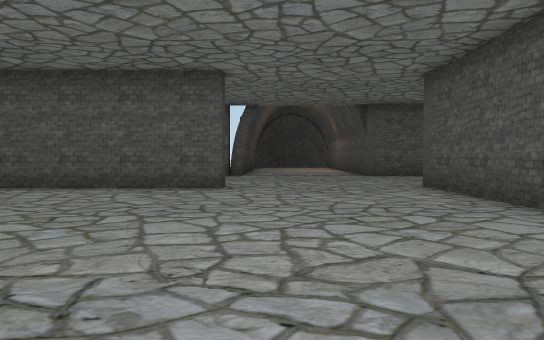
[1] (above)

16 first-person views from a walk through a scene from a Unity 3-D project. The camera is 1.3 m above the floor, tilts 2° down and sees 70° across. The floor is counted in squares, 2 m on a side. Each view is taken from the middle of a square. On the plan, view 1 faces up. The plan holds only what a view shows up to about 11 squares ahead; the rest is blank. The place goes on beyond the plan. The player is left out.

[2]
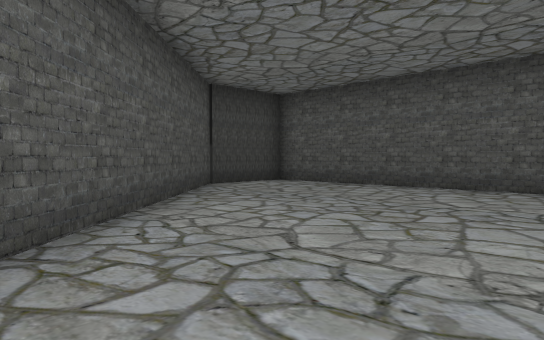

[3]
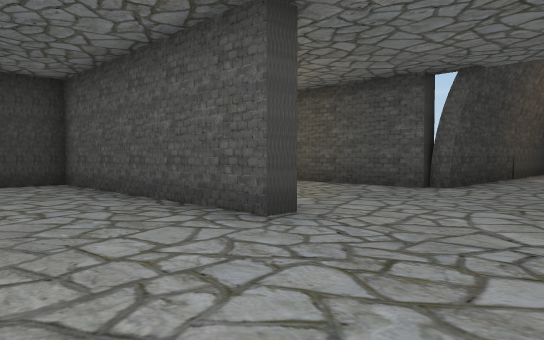

[4]
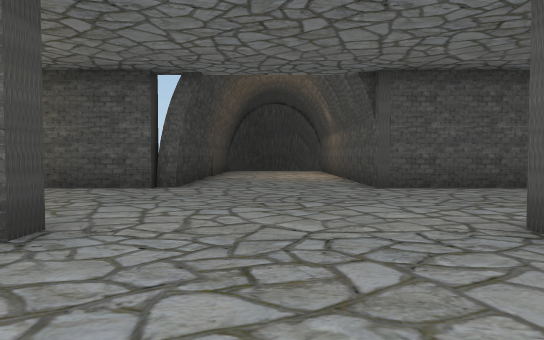

[5]
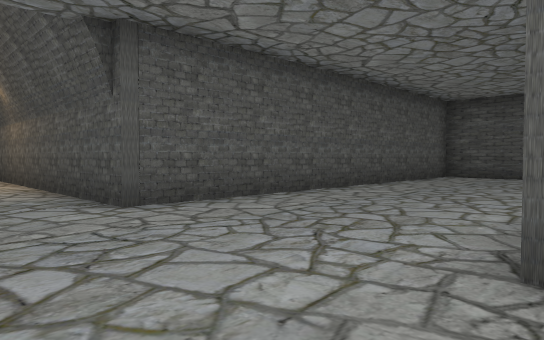

[6]
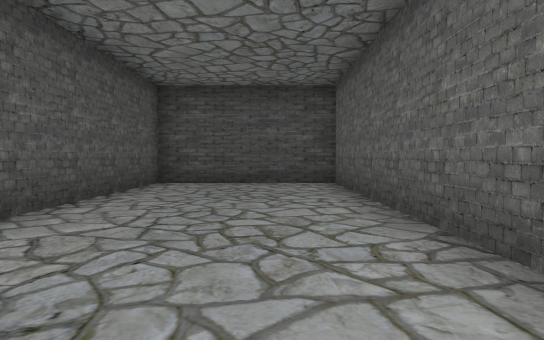

[7]
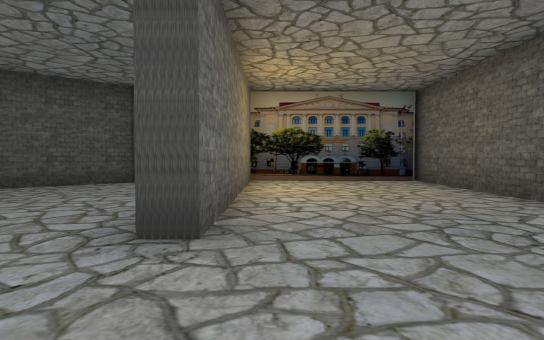

[8]
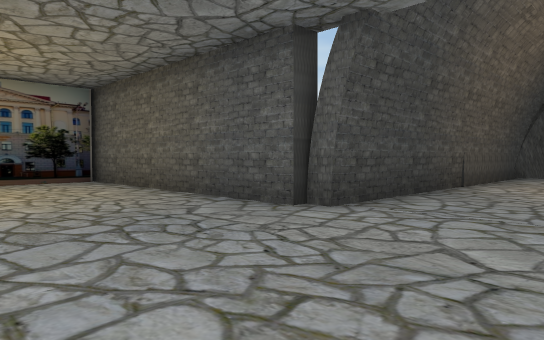

[9]
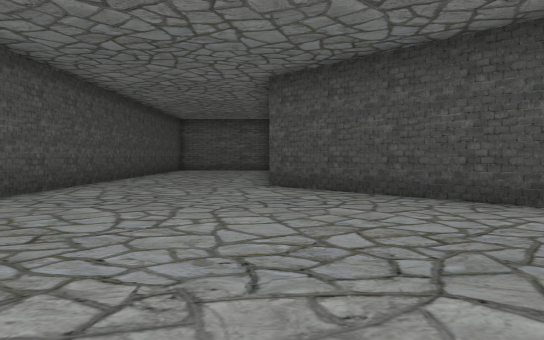

[10]
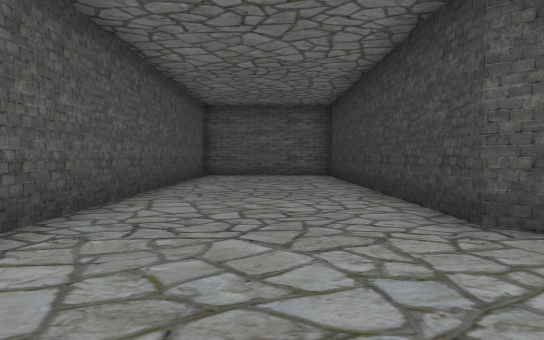

[11]
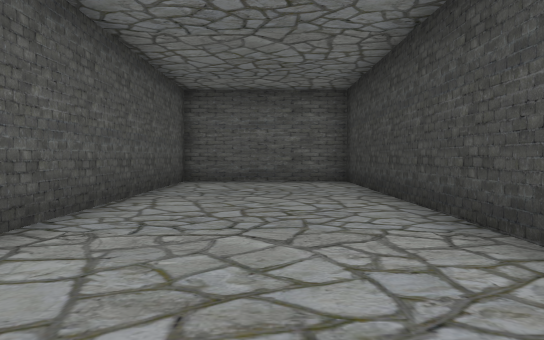

[12]
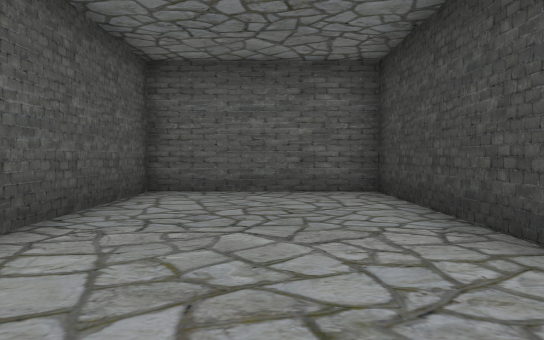

[13]
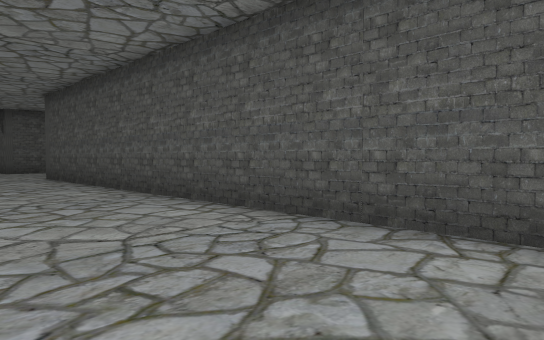

[14]
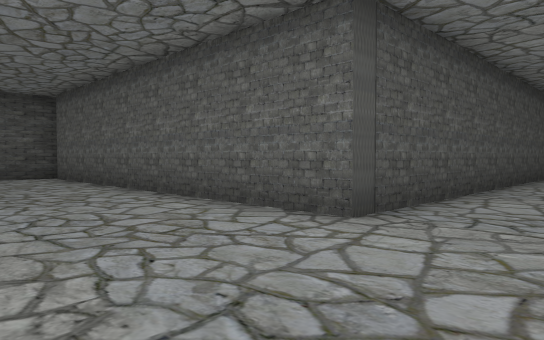

[15]
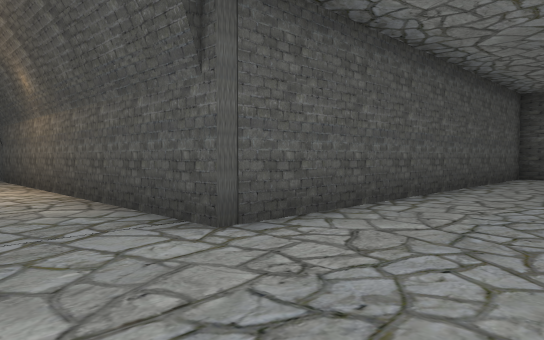

[16]
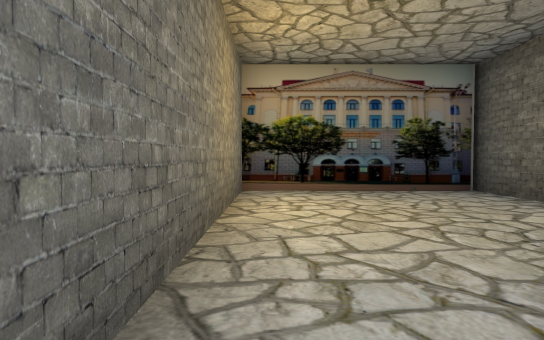

### Floor plan
Points are (right, up) in squares from view 1. A wall is a line through its corners. A room is listed if a view was taken in it or the views show most of it. See-through windows are left out.
Room 1 (views 1, 2, 3, 4, 5, 6, 7, 8, 9, 10, 11, 12, 13, 14, 15, 16)
walls: (-1.4, 13.4) (-1.4, 12.8) (-8.7, 12.9); (-8.3, 12.9) (-8.3, 8.5) (-1, 8.5) (-1, 7.9) (-7.6, 7.9) (-7.6, 5.5) (-1, -1.6) (-1, -11.1) (3.3, -11.2) (3.3, 8.5) (13.1, 8.5); (-1, 18.5) (-1, 13.1) (-1.5, 13.1); (13.5, 8.4) (13.5, 12.8) (3.3, 12.8) (3.3, 18.5)

Where each view was taken, in squares from view 1:
view 1: 0 up, 0 right, facing up
view 2: 0 up, 0 right, facing up-left
view 3: 5 up, 2 right, facing up-left
view 4: 5 up, 1 right, facing up
view 5: 8 up, 1 right, facing up-right
view 6: 10 up, 4 right, facing right
view 7: 9 up, 2 right, facing left
view 8: 9 up, 2 right, facing up-left
view 9: 7 up, 1 left, facing down
view 10: 2 up, 1 right, facing down
view 11: 1 down, 1 right, facing down
view 12: 4 down, 1 right, facing down
view 13: 4 down, 0 right, facing up-right
view 14: 12 up, 1 right, facing down-right
view 15: 10 up, 1 right, facing up-right
view 16: 9 up, 1 left, facing left
